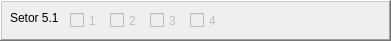
      <widget class="QFrame" name="frame_18">
       <property name="geometry">
        <rect>
         <x>450</x>
         <y>250</y>
         <width>391</width>
         <height>41</height>
        </rect>
       </property>
       <property name="frameShape">
        <enum>QFrame::WinPanel</enum>
       </property>
       <property name="frameShadow">
        <enum>QFrame::Raised</enum>
       </property>
       <widget class="QCheckBox" name="cb511">
        <property name="enabled">
         <bool>false</bool>
        </property>
        <property name="geometry">
         <rect>
          <x>70</x>
          <y>10</y>
          <width>41</width>
          <height>21</height>
         </rect>
        </property>
        <property name="text">
         <string>1</string>
        </property>
       </widget>
       <widget class="QCheckBox" name="cb512">
        <property name="enabled">
         <bool>false</bool>
        </property>
        <property name="geometry">
         <rect>
          <x>110</x>
          <y>10</y>
          <width>41</width>
          <height>21</height>
         </rect>
        </property>
        <property name="text">
         <string>2</string>
        </property>
       </widget>
       <widget class="QLabel" name="label_25">
        <property name="geometry">
         <rect>
          <x>10</x>
          <y>10</y>
          <width>58</width>
          <height>16</height>
         </rect>
        </property>
        <property name="text">
         <string>Setor 5.1</string>
        </property>
       </widget>
       <widget class="QCheckBox" name="cb513">
        <property name="enabled">
         <bool>false</bool>
        </property>
        <property name="geometry">
         <rect>
          <x>150</x>
          <y>10</y>
          <width>41</width>
          <height>21</height>
         </rect>
        </property>
        <property name="text">
         <string>3</string>
        </property>
       </widget>
       <widget class="QCheckBox" name="cb514">
        <property name="enabled">
         <bool>false</bool>
        </property>
        <property name="geometry">
         <rect>
          <x>190</x>
          <y>10</y>
          <width>41</width>
          <height>21</height>
         </rect>
        </property>
        <property name="text">
         <string>4</string>
        </property>
       </widget>
       <widget class="QFrame" name="frame_21">
        <property name="geometry">
         <rect>
          <x>460</x>
          <y>0</y>
          <width>391</width>
          <height>41</height>
         </rect>
        </property>
        <property name="frameShape">
         <enum>QFrame::WinPanel</enum>
        </property>
        <property name="frameShadow">
         <enum>QFrame::Raised</enum>
        </property>
        <widget class="QCheckBox" name="checkBox_161">
         <property name="geometry">
          <rect>
           <x>70</x>
           <y>10</y>
           <width>41</width>
           <height>21</height>
          </rect>
         </property>
         <property name="text">
          <string>1</string>
         </property>
        </widget>
        <widget class="QCheckBox" name="checkBox_162">
         <property name="geometry">
          <rect>
           <x>110</x>
           <y>10</y>
           <width>41</width>
           <height>21</height>
          </rect>
         </property>
         <property name="text">
          <string>2</string>
         </property>
        </widget>
        <widget class="QLabel" name="label_26">
         <property name="geometry">
          <rect>
           <x>10</x>
           <y>10</y>
           <width>58</width>
           <height>16</height>
          </rect>
         </property>
         <property name="text">
          <string>Setor 1.1</string>
         </property>
        </widget>
        <widget class="QCheckBox" name="checkBox_163">
         <property name="geometry">
          <rect>
           <x>150</x>
           <y>10</y>
           <width>41</width>
           <height>21</height>
          </rect>
         </property>
         <property name="text">
          <string>3</string>
         </property>
        </widget>
        <widget class="QCheckBox" name="checkBox_164">
         <property name="geometry">
          <rect>
           <x>190</x>
           <y>10</y>
           <width>41</width>
           <height>21</height>
          </rect>
         </property>
         <property name="text">
          <string>4</string>
         </property>
        </widget>
        <widget class="QCheckBox" name="checkBox_165">
         <property name="geometry">
          <rect>
           <x>230</x>
           <y>10</y>
           <width>41</width>
           <height>21</height>
          </rect>
         </property>
         <property name="text">
          <string>5</string>
         </property>
        </widget>
        <widget class="QCheckBox" name="checkBox_166">
         <property name="geometry">
          <rect>
           <x>270</x>
           <y>10</y>
           <width>41</width>
           <height>21</height>
          </rect>
         </property>
         <property name="text">
          <string>6</string>
         </property>
        </widget>
        <widget class="QCheckBox" name="checkBox_167">
         <property name="geometry">
          <rect>
           <x>310</x>
           <y>10</y>
           <width>41</width>
           <height>21</height>
          </rect>
         </property>
         <property name="text">
          <string>7</string>
         </property>
        </widget>
        <widget class="QCheckBox" name="checkBox_168">
         <property name="geometry">
          <rect>
           <x>350</x>
           <y>10</y>
           <width>41</width>
           <height>21</height>
          </rect>
         </property>
         <property name="text">
          <string>8</string>
         </property>
        </widget>
       </widget>
      </widget>
